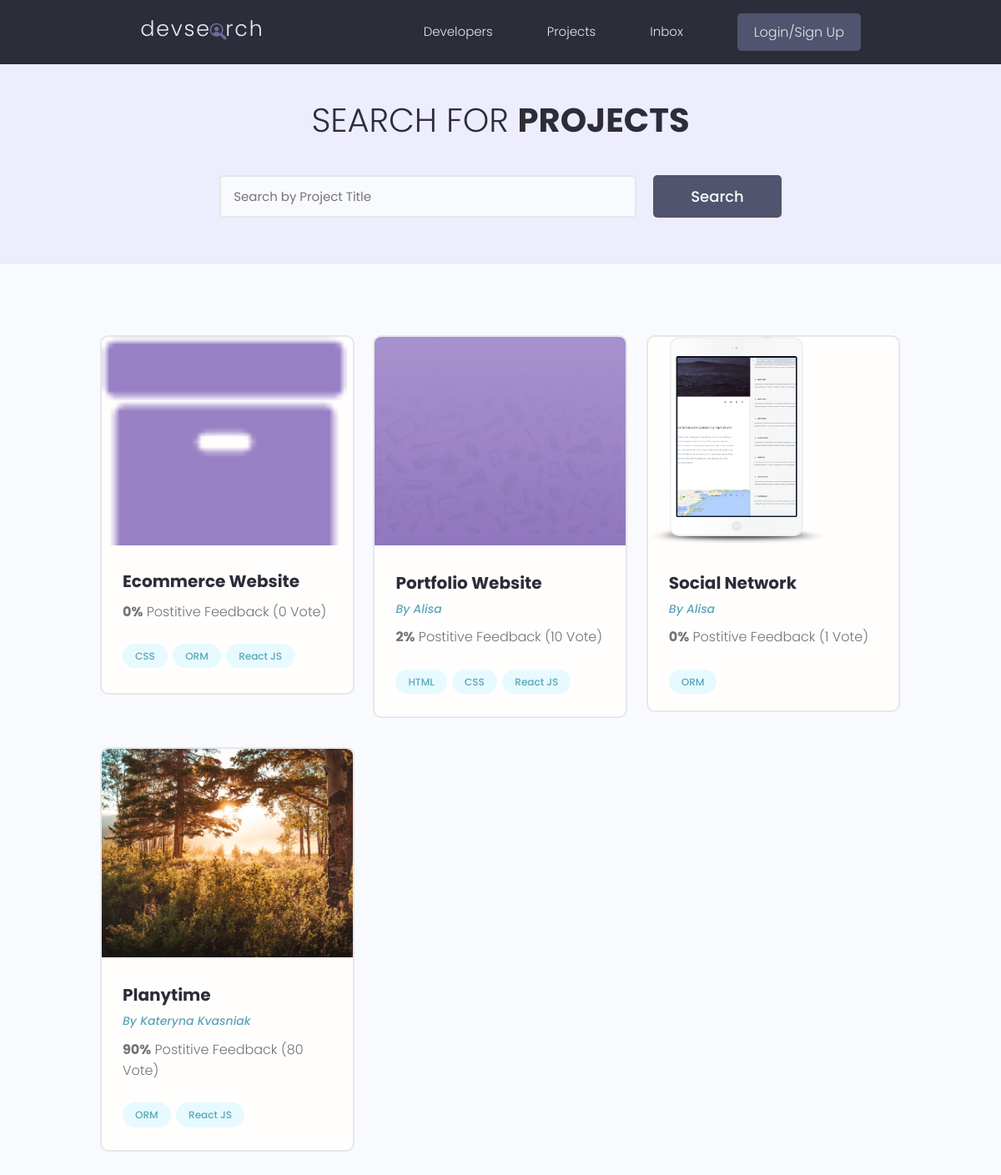
/projects/, run on the app's committed database.
### projects/models.py (models this page shows, shortened)
class Project(models.Model):
    owner = models.ForeignKey(Profile, on_delete=models.SET_NULL, blank=True, null=True)
    title = models.CharField(max_length=200)
    description = models.TextField()
    demo_link = models.CharField(max_length=2000, null=True, blank=True)
    source_link = models.CharField(max_length=2000, null=True, blank=True)
    featured_image = models.ImageField(null=True, blank=True, default="default.jpg")
    created = models.DateTimeField(auto_now_add=True)
    id = models.UUIDField(unique=True, primary_key=True, default=uuid.uuid4, editable=False)
    tags = models.ManyToManyField('Tag', blank=True)
    vote_total = models.IntegerField(default=0, null=True, blank=True)
    vote_ratio = models.IntegerField(default=0, null=True, blank=True)

class Tag(models.Model):
    name = models.CharField(max_length=200)
    created = models.DateTimeField(auto_now_add=True)
    id = models.UUIDField(unique=True, primary_key=True, editable=False, default=uuid.uuid4)
    def __str__(self):
        return self.name

### users/models.py (models this page shows, shortened)
class Profile(models.Model):
    user = models.OneToOneField(User, on_delete=models.CASCADE, null=True, blank=True)
    name = models.CharField(max_length=200, blank=True, null=True)
    email = models.EmailField(max_length=500, blank=True, null=True)
    username = models.CharField(max_length=200, blank=True, null=True)
    short_intro = models.CharField(max_length=200, blank=True, null=True)
    location = models.CharField(max_length=200, blank=True, null=True)
    bio = models.TextField(blank=True, null=True)
    profile_image = models.ImageField(null=True, blank=True, upload_to='profiles/', default='profiles/user-default.png')
    social_github = models.CharField(max_length=200, blank=True, null=True)
    social_linkedin = models.CharField(max_length=200, blank=True, null=True)
    social_twitter = models.CharField(max_length=200, blank=True, null=True)
    social_youtube = models.CharField(max_length=200, blank=True, null=True)
    social_website = models.CharField(max_length=200, blank=True, null=True)
    created = models.DateTimeField(auto_now_add=True)
    id = models.UUIDField(editable=False, default=uuid.uuid4, unique=True, primary_key=True)

### projects/views.py (the view)
# urls.py: path('projects/', views.getProjects),
def projects(request):
    projects = Project.objects.all()
    context = {'projectsList': projects}
    return render(request, 'projects/projects.html', context)

### projects/templates/projects/projects.html (shortened to what this page needs)
{% extends 'main.html' %}
{% block content %}
<main class="projects">
     <section class="hero-section text-center">
       <div class="container container--narrow">
         <div class="hero-section__box">
           <h2>Search for <span>Projects</span></h2>
         </div>
         <div class="hero-section__search">
           <form class="form" action="#" method="get">
             <div class="form__field">
               <input class="input input--text" id="formInput#search" type="text" name="text"
                 placeholder="Search by Project Title" />
             </div>
             <input class="btn btn--sub btn--lg" type="submit" value="Search" />
           </form>
         </div>
       </div>
     </section>
     <section class="projectsList">
       <div class="container">
         <div class="grid grid--three">
          {% for project in projectsList %}
           <div class="column">
             <div class="card project">
               <a href="{% url 'project' project.id %}" class="project">
                 <img class="project__thumbnail" src="{{ project.featured_image.url }}" alt="project thumbnail" />
                 <div class="card__body">
                   <h3 class="project__title">{{ project.title }}</h3>
                   {% if project.owner %}
                   <p><a class="project__author" href="{% url 'user-profile' project.owner.id %}">By {{ project.owner.name }}</a></p>
                   {% endif %}
                   <p class="project--rating">
                     <span style="font-weight: bold;">{{ project.vote_ratio }}%</span> Postitive
                     Feedback ({{ project.vote_total }} Vote{{ projects.vote_total|pluralize:"s" }})
                   </p>
                   <div class="project__tags">
                    {% for tag in project.tags.all %}
                     <span class="tag tag--pill tag--main">
                       <small>{{ tag }}</small>
                     </span>
                     {% endfor %}
                   </div>
                 </div>
               </a>
             </div>
           </div>
           {% endfor %}
         </div>
       </div>
     </section>
   </main>
   {% endblock %}

### static/styles/app.css (style rules this page uses)
:root { --color-sub: #2d2d39; }
.btn--sub { background-color: var(--color-sub-light); }
.card { border: 2px solid var(--color-light); }
img { width: 100%; }
.hero-section { height: 40vh; display: flex; align-items: center; background-color: var(--color-sub); }
.hero-section__box { margin-bottom: 4rem; }
.hero-section__box > h2, .hero-section__box > h2 > span { font-size: 4rem; color: var(--color-light); line-height: 1.3; text-transform: uppercase; }
.hero-section__box > h2 { font-weight: 300; }
.hero-section__box > h2 > span { font-weight: 700; }
.hero-section__search > .form { display: flex; align-items: center; justify-content: center; gap: 2rem; }
.hero-section__search > .form input.input--text { width: 50rem; }
.project__author { font-size: 1.4rem; font-style: italic; }
.project--rating { margin-bottom: 1.6em; margin-top: .5em; }
.projects > .hero-section { background: var(--color-sub-lighter); height: 30vh; }
.projects .hero-section__box { margin-bottom: 2.5rem; }
.projects .hero-section__box > h2 { color: var(--color-sub); }
.projects .hero-section__box > h2 > span { font-weight: 700; color: var(--color-sub); }
.projectsList { margin-top: 8rem; }
.project__thumbnail { height: 25rem; object-fit: cover; object-position: top center; }
.project__title { font-size: 2rem; font-weight: 700; color: var(--color-sub); }

### static/uikit/styles/modules/_variables.css (style rules this page uses)
:root { --color-main: #5aa5b9; --color-main-light: #e6faff; --color-sub: #3f4156; --color-sub-light: #51546e; --color-sub-lighter: #ededfd; --color-text: #737373; --color-gray: #8b8b8b; --color-light: #e5e7eb; --color-light-gray: #767676; --color-bg: #f8fafd; --color-white: #fffefd; --color-white-light: #f3f3f3; --color-success: #359e64; --color-success-bg: #def8e8; --color-error: #fc4b0b; --color-error-bg: #fff2ee; --font-base: 'Poppins', arial, helvetica, 'Segoe UI', roboto, ubuntu, sans-serif; --font-monospace: 'Fira Code', 'Courier New', courier, monospace; --font-regular: 300; --font-medium: 500; --font-bold: 700; --generic-shadow: 1px 1px 5px #00000010; --generic-transition: all 0.3s ease-in-out; }

### static/uikit/styles/modules/_base.css (style rules this page uses)
* { margin: 0; padding: 0; box-sizing: border-box; text-rendering: optimizeLegibility; color: inherit; font-size: inherit; }
html { font-size: 50%; }
@media only screen and (min-width: 480px) { html { font-size: 56.25%; } }
@media only screen and (min-width: 1200px) { html { font-size: 62.5%; } }
body { line-height: 1.6; font-weight: 400; font-size: 1.5rem; color: var(--color-text); background-color: var(--color-bg); min-height: 100vh; }

### static/uikit/styles/modules/_typography.css (style rules this page uses)
* { font-family: var(--font-base); }
h2 { font-size: 3.6rem; font-weight: var(--font-bold); }
h3 { font-size: 3.2rem; font-weight: var(--font-medium); }
p, span, strong { font-size: 1.6rem; color: var(--color-text); font-weight: var(--font-regular); }
a { padding-bottom: 2px; text-decoration: none; display: inline-block; color: var(--color-main); font-weight: var(--font-medium); }

### static/uikit/styles/modules/_utilities.css (style rules this page uses)
.container { width: 92%; max-width: 165rem; margin: 0 auto; box-sizing: border-box; }
.container--narrow { width: 92%; max-width: 120rem; }
@media screen and (min-width: 1000px) { .container { width: 90%; } }
@media screen and (min-width: 1000px) { .container--narrow { width: 85%; } }
@media screen and (min-width: 1200px) { .container { width: 80%; } }
@media screen and (min-width: 1200px) { .container--narrow { width: 72%; } }
.text-center { text-align: center; }

### static/uikit/styles/modules/_button.css (style rules this page uses)
.btn { display: inline-block; position: relative; cursor: pointer; background-color: var(--color-light); font-weight: var(--font-medium); color: var(--color-sub); text-decoration: none; padding: 1rem 2rem; border-radius: 0.5rem; border: none; width: -webkit-fit-content; width: -moz-fit-content; width: fit-content; height: -webkit-fit-content; height: -moz-fit-content; height: fit-content; font-size: 1.6rem; outline-width: 0; outline-color: transparent; -webkit-backface-visibility: hidden; backface-visibility: hidden; transition: all 0.3s ease-in-out; }
.btn--sub { background-color: var(--color-sub); color: var(--color-white); }
.btn--lg { font-size: 1.8rem; padding: 1.2rem 4.5rem; }

### static/uikit/styles/modules/_card.css (style rules this page uses)
.card { border-radius: 1rem; background-color: var(--color-white); border: 1.5px solid var(--color-light); width: auto; height: auto; margin-top: 0.5rem; margin-bottom: 0.5rem; overflow: hidden; }
.card__body, .card__header { padding: 2rem 2.5rem; }

### data on the page
Project: featured_image (picture), title "Ecommerce Website", vote_ratio "0", vote_total "0"
Tag: name "CSS"
Tag: name "ORM"
Tag: name "React JS"
Project: featured_image (picture), title "Portfolio Website", owner.name "Alisa", vote_ratio "2", vote_total "10"
Tag: name "HTML"
Project: featured_image (picture), title "Social Network", owner.name "Alisa", vote_ratio "0", vote_total "1"
Project: featured_image (picture), title "Planytime", owner.name "Kateryna Kvasniak", vote_ratio "90", vote_total "80"
